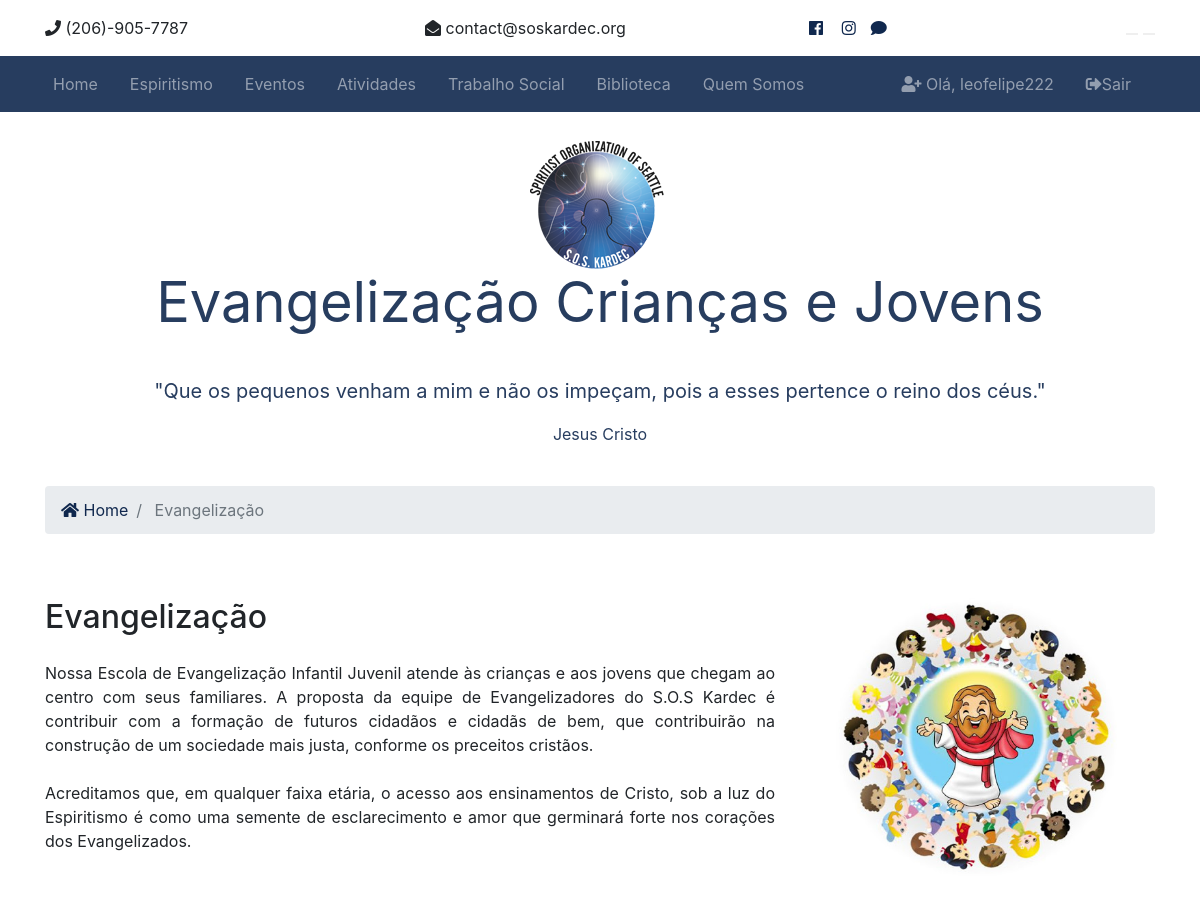
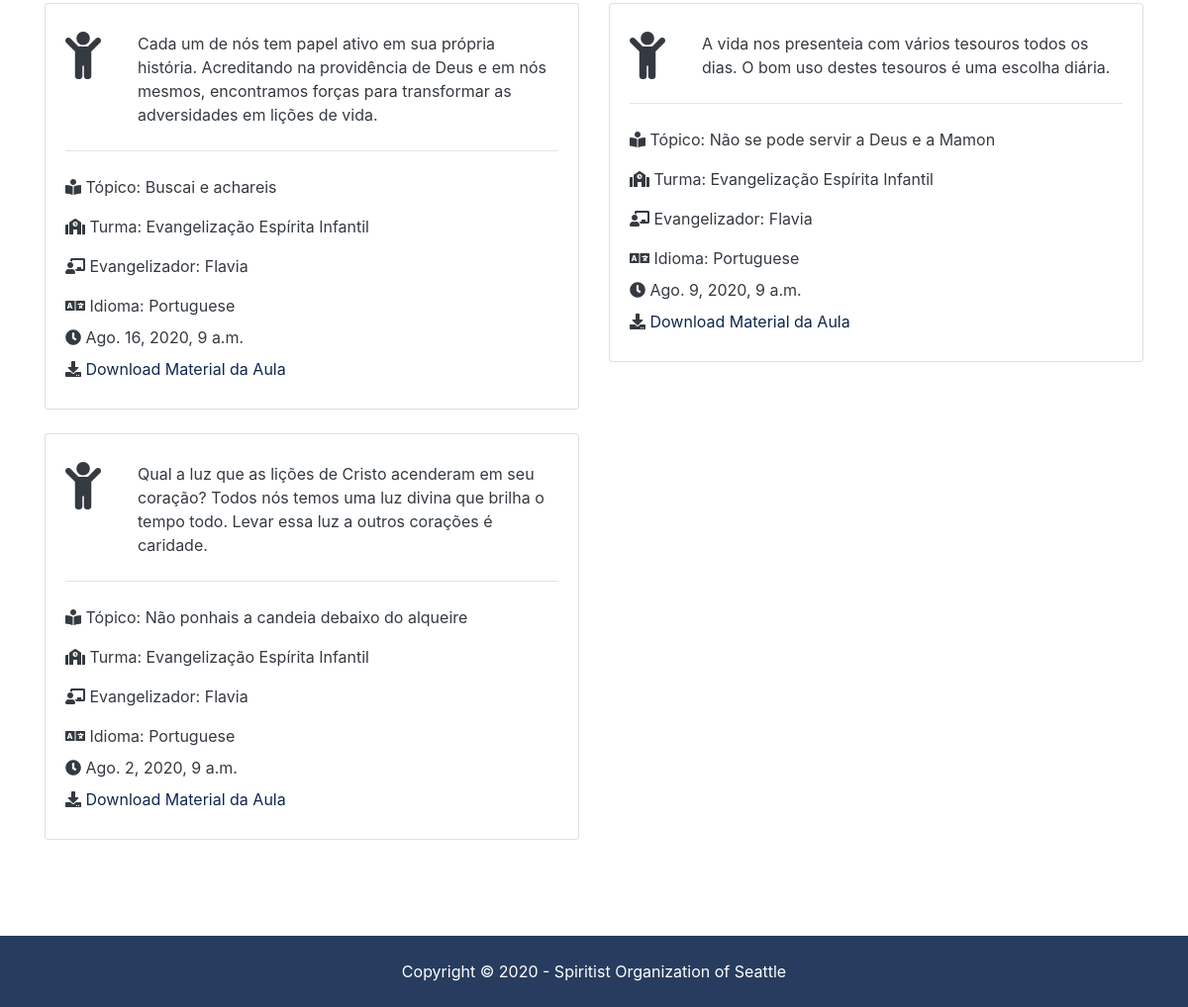
/evangelizacao (signed in), run on the app's committed database (2 pictures, top to bottom).
### evangelizacao/models.py (models this page shows, shortened)
class Evangelizacao(models.Model):
    volunteer = models.ForeignKey(Voluntario, on_delete=models.DO_NOTHING)
    title = models.CharField(max_length=200)
    language = models.CharField(max_length=200, default="Portuguese")
    description = models.TextField(blank=True)
    class_date = models.DateTimeField(blank=True)
    class_type = models.CharField(max_length=200)
    is_published = models.BooleanField(default=True)
    doc_file = models.FileField(upload_to="uploads/evangelizacao/%Y_%m_%d/", validators=[validate_file_extension])

### voluntarios/models.py (models this page shows)
class Voluntario(models.Model):
    name = models.CharField(max_length=200)
    photo = models.ImageField(upload_to='photos/%Y/%m/%d/', blank=True)
    description = models.TextField(blank=True)
    phone = models.CharField(max_length=20)
    email = models.CharField(max_length=50)
    join_date = models.DateTimeField(default=datetime.now)
    def __str__(self):
        return self.name

### pages/views.py (the view)
# urls.py: path('evangelizacao', views.evangelizacao, name='evangelizacao'),
def evangelizacao(request):
    evangelizacao = Evangelizacao.objects.order_by('-class_date').filter(is_published=True)
    context = {
        'evangelizacao': evangelizacao
    }
    return render(request, 'evangelizacao/evangelizacao.html', context)

### templates/evangelizacao/evangelizacao.html (shortened to what this page needs)
{% extends 'base.html' %}
{% load static %}
{% load i18n %}
{% load humanize %}
{% block content %}
<section id="showcase-inner" class="py-4 text-primary">
    <div class="container">
      <div class="row text-center">
        <div class="col-md-12">
          <img src="{% static 'img/sos_logo.png' %}" class="main-logo">
          <h1 class="display-4"> {% trans "Evangelização Crianças e Jovens" %}</h1>
          <p class="lead">"{% blocktrans %}Que os pequenos venham a mim e não os impeçam, pois a esses pertence o reino dos céus.{% endblocktrans %}"</p>
          {% trans "Jesus Cristo" %}
          </div>
      </div>
    </div>
  </section>
  <section id="bc" class="mt-3">
    <div class="container">
      <nav aria-label="breadcrumb">
        <ol class="breadcrumb">
          <li class="breadcrumb-item">
            <a href="{% url 'index' %}">
              <i class="fas fa-home"></i> Home</a>
          </li>
          <li class="breadcrumb-item active"> {% trans "Evangelização" %} </li>
        </ol>
      </nav>
    </div>
  </section>
<section id="listings" class="py-5">
  <div class="container">
      <div class="row">
        <div class="col-md-8">
          <div class="flex-container">
            <h2> {% trans "Evangelização" %} </h2>
            <p class="mt-4">.
            <br><br>.
            <br><br></p>
          </div>
        </div>
        <div class="col-md-4">
          <img class="rounded mx-auto d-flex" src="{% static 'img/evang_img_2.jpg' %}" width="350px" height="282px">
        </div>
      </div>
      <div class="row py-4">
        {% if evangelizacao %}
          {% for evang in evangelizacao %}
            <div class="col-md-6 col-lg-6 mb-4">
              <div class="card listing-preview">
                  <div class="card-body">
                    <div class="row py-2 text-dark">
                      <div class="col-12">
                        <div class="row">
                          <div class="col-2 pr-0">
                            <i class="fas fa-child fa-3x"></i>
                          </div>
                          <div id="evang-child-symbol" class="col-10 pl-0">
                            {{ evang.description }}
                          </div>
                        </div>
                      </div>
                    </div>
                    <hr>
                    <div class="row py-2 text-dark">
                      <div class="col-12">
                        <i class="fas fa-book-reader "></i> {% trans "Tópico" %}: {{ evang.title }}</div>
                    </div>
                    <div class="row py-2 text-dark">
                      <div class="col-12">
                        <i class="fas fa-school"></i> {% trans "Turma" %}: {{ evang.class_type }}</div>
                    </div>
                    <div class="row py-2 text-dark">
                      <div class="col-12">
                        <i class="fas fa-chalkboard-teacher"></i> {% trans "Evangelizador" %}: {{ evang.volunteer }}</div>
                    </div>
                    <div class="row py-2 text-dark">
                      <div class="col-12">
                        <i class="fas fa-language"></i> {% trans "Idioma" %}: {{ evang.language }}</div>
                    </div>
                    <div class="row text-dark pb-2">
                      <div class="col-12">
                        <i class="fas fa-clock"></i> {{ evang.class_date }} </div>
                    </div>
                    <div class="row text-dark pb-2">
                      <div class="col-12">
                        <i class="fas fa-download"></i><a href="{{ evang.doc_file.url }}"> {% trans "Download Material da Aula" %}</a>
                      </div>
                    </div>
                  </div>
              </div>
            </div>
          {% endfor %}
        {% else %}
        <div class="col-md-12">
          <p><h3>{% trans "Nenhuma programacao encontrada no banco de dados" %}.</h3></p>
        </div>
      {% endif %}
      </div>
      <div class="row">
        <div class="col-md-12">
        </div>
      </div>
    </div>
  </section>
{% endblock %}

### templates/partials/_navbar.html (shortened to what this page needs)
  {% load static %}
  {% load i18n %}
  <nav class="navbar navbar-expand-lg navbar-dark bg-primary sticky-top">
    <div class="container">
      <div class="collapse navbar-collapse" id="navbarNavAltMarkup">
        <ul class="navbar-nav">
          <li
            {% if '/' == request.path %}
              class="nav-item active mr-3"
            {% else %}
              class="nav-item mr-3"
            {% endif %}
          >
            <a class="nav-link" href="{% url 'index' %}">Home</a>
          </li>
          <li
            {% if 'espiritismo' in request.path %}
              class="nav-item active mr-3"
            {% else %}
              class="nav-item mr-3"
            {% endif %}
          >
            <a class="nav-link" href="{% url 'espiritismo' %}">{% trans "Espiritismo" %}</a>
          </li>
          <li
            {% if 'eventos' in request.path %}
              class="nav-item active mr-3"
            {% else %}
              class="nav-item mr-3"
            {% endif %}
          >
            <a class="nav-link" href="{% url 'eventos' %}">{% trans "Eventos" %}</a>
          </li>
          <li
          {% if 'atividades' in request.path %}
            class="nav-item active mr-3"
          {% else %}
            class="nav-item mr-3"
          {% endif %}
          >
            <a class="nav-link" href="{% url 'atividades' %}">{% trans "Atividades" %} </a>
          </li>
          <li
            {% if 'assistencial' in request.path %}
              class="nav-item active mr-3"
            {% else %}
              class="nav-item mr-3"
            {% endif %}
          >
            <a class="nav-link" href="{% url 'assistencial' %}">{% trans "Trabalho Social" %}</a>
          </li>
          <li
          {% if 'library' in request.path %}
            class="nav-item active mr-3"
          {% else %}
            class="nav-item mr-3"
          {% endif %}
        >
          <a class="nav-link" href="{% url 'library' %}">{% trans "Biblioteca" %}</a>
        </li>
          <li
            {% if 'sobre' in request.path %}
              class="nav-item active mr-3"
            {% else %}
              class="nav-item mr-3"
            {% endif %}
          >
            <a class="nav-link" href="{% url 'sobre' %}">{% trans "Quem Somos" %}</a>
          </li>
        </ul>
        <ul class="navbar-nav ml-auto">
          {% if user.is_authenticated %}
            <li
              {% if 'painel_usuario' in request.path %}
                class="nav-item active mr-3"
              {% else %}
                class="nav-item mr-3"
              {% endif %}
            >
            <a class="nav-link" href="{% url 'painel_usuario' %}">
              <i class="fas fa-user-plus"></i> {% trans "Olá" %}, {{ user.username }}</a>
          </li>
          <li class="nav-item mr-3">
            <a href="javascript:{document.getElementById('logout').submit()}" class="nav-link"><i class="fas fa-sign-out-alt"> </i>{% trans "Sair" %}</a>
          </li>
          {% endif %}
        </ul>
      </div>
    </div>
  </nav>

### soskardec/static/css/all.css (style rules this page uses)
.fa, .fas, .far, .fal, .fab { -moz-osx-font-smoothing: grayscale; -webkit-font-smoothing: antialiased; display: inline-block; font-style: normal; font-variant: normal; text-rendering: auto; line-height: 1; }
.fa-3x { font-size: 3em; }
.fa-book-reader:before { content: "\f5da"; }
.fa-chalkboard-teacher:before { content: "\f51c"; }
.fa-child:before { content: "\f1ae"; }
.fa-clock:before { content: "\f017"; }
.fa-download:before { content: "\f019"; }
.fa-home:before { content: "\f015"; }
.fa-language:before { content: "\f1ab"; }
.fa-school:before { content: "\f549"; }
.fa-sign-out-alt:before { content: "\f2f5"; }
.fa-user-plus:before { content: "\f234"; }
.fa, .fas { font-family: 'Font Awesome 5 Free'; font-weight: 900; }

### soskardec/static/css/style.css (style rules this page uses)
.navbar { opacity: 0.9; font-size: medium; }
#showcase-inner { position: relative; overflow: hidden; min-height: 200px; }
#showcase-inner::before { content: ''; position: absolute; top: 0; left: 0; min-height: 100%; width: 100%; background: url(../img/bluesky_img_1.jpg) no-repeat top center fixed; background-size: cover; }
.listing-preview a { position: relative; }

### data on the page
Evangelizacao: description "Cada um de nós tem papel ativo em sua própria história. Acreditando na providência de Deus e em nós mesmos, encontramos forças para transformar as adversidades em lições de vida.", title "Buscai e achareis", class_type "Evangelização Espírita Infantil", volunteer "Flavia", language "Portuguese", class_date "Ago. 16, 2020, 9 a.m."
Evangelizacao: description "A vida nos presenteia com vários tesouros todos os dias. O bom uso destes tesouros é uma escolha diária.", title "Não se pode servir a Deus e a Mamon", class_type "Evangelização Espírita Infantil", volunteer "Flavia", language "Portuguese", class_date "Ago. 9, 2020, 9 a.m."
Evangelizacao: description "Qual a luz que as lições de Cristo acenderam em seu coração? Todos nós temos uma luz divina que brilha o tempo todo. Levar essa luz a outros corações é caridade.", title "Não ponhais a candeia debaixo do alqueire", class_type "Evangelização Espírita Infantil", volunteer "Flavia", language "Portuguese", class_date "Ago. 2, 2020, 9 a.m."

### other printed values
{{ user.username }} "leofelipe222"
